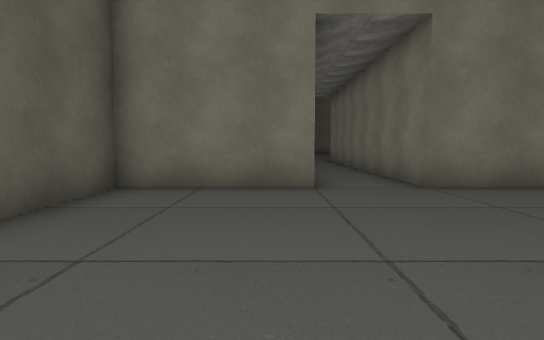
view 1 (above)

18 first-person views from a walk through a Unity game level. The camera is 1.5 m above the floor, tilts 4° down and sees 75° across. The floor is counted in squares, 2 m on a side. Each view is taken from the middle of a square. On the plan, view 1 faces up. The plan holds only what a view shows up to about 11 squares ahead; the rest is blank. The place goes on beyond the plan. The player character is not drawn. Some surface patterns are stand-ins.

view 2
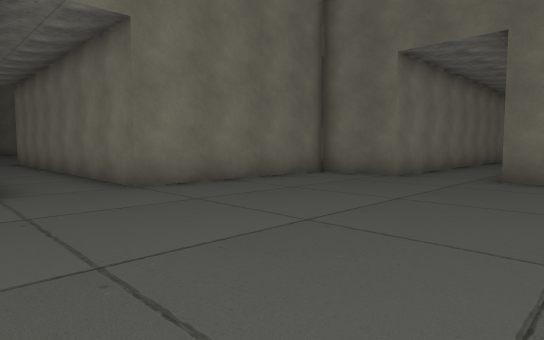

view 3
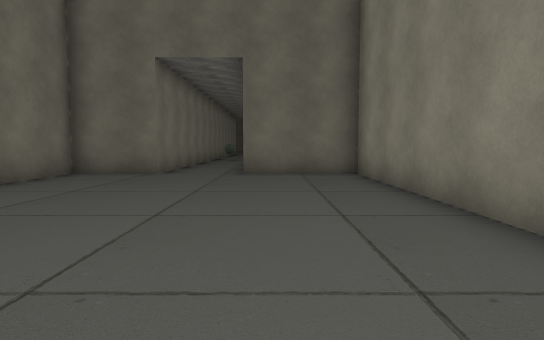

view 4
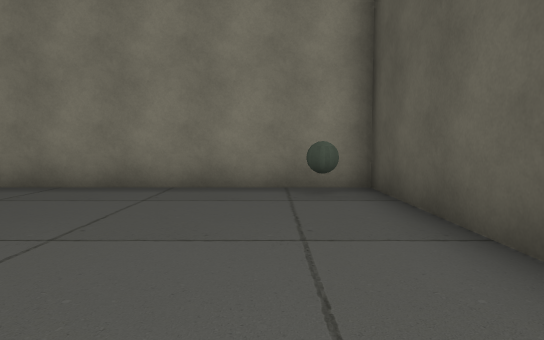

view 5
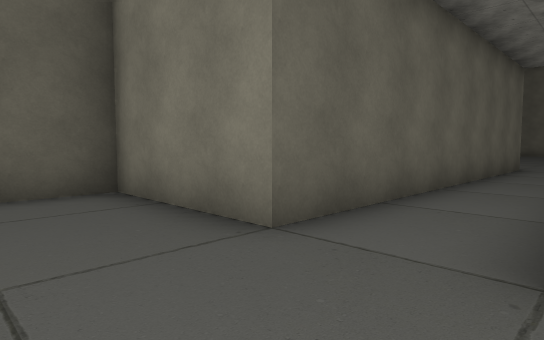

view 6
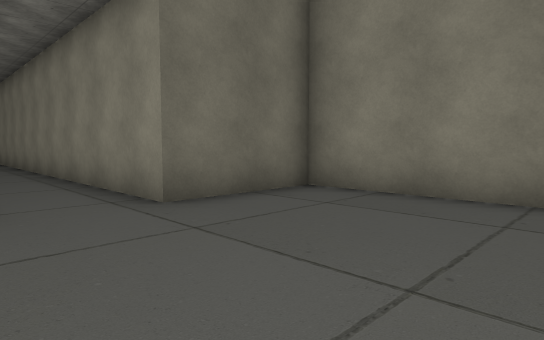

view 7
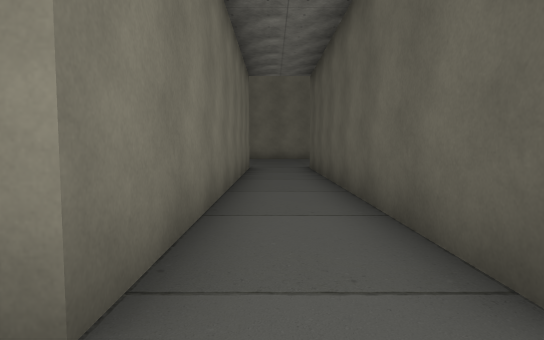

view 8
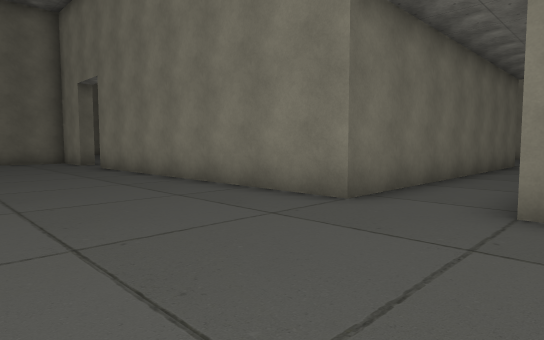

view 9
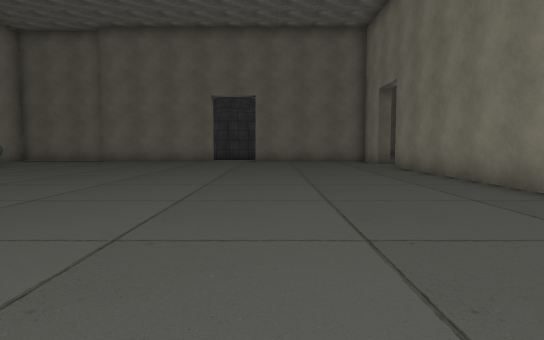

view 10
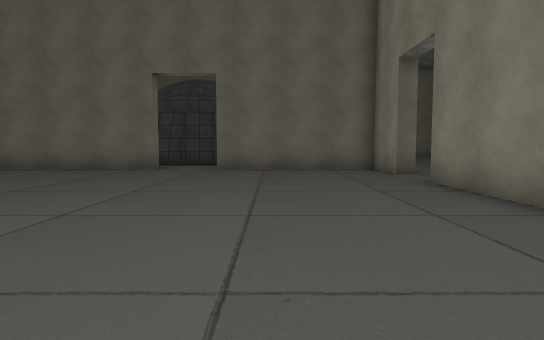

view 11
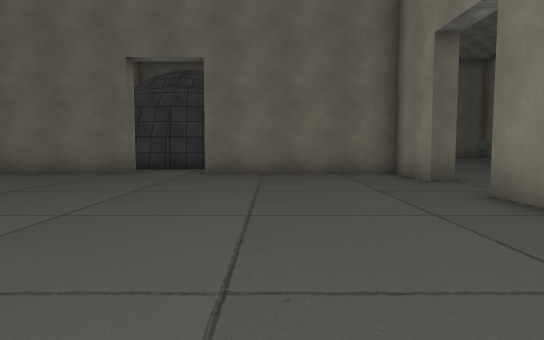

view 12
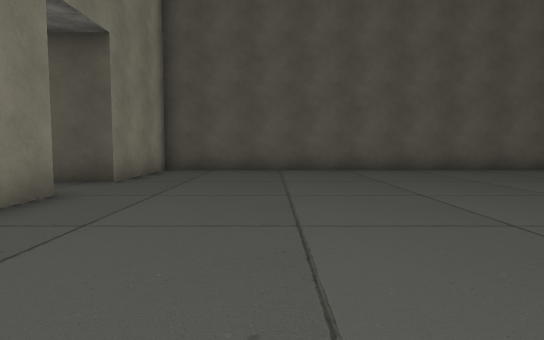

view 13
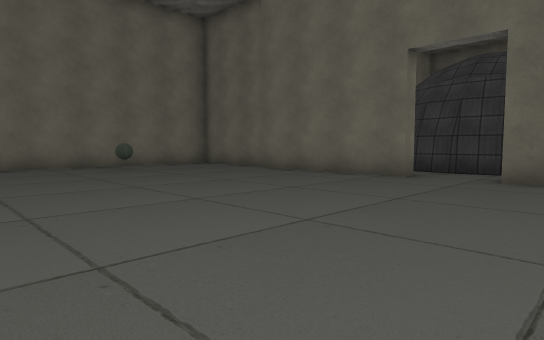

view 14
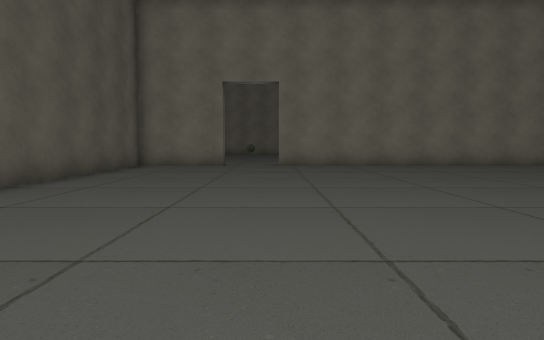

view 15
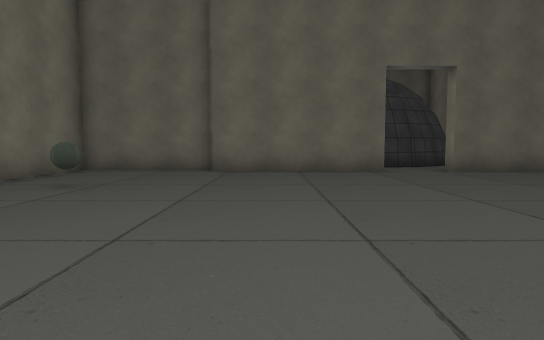

view 16
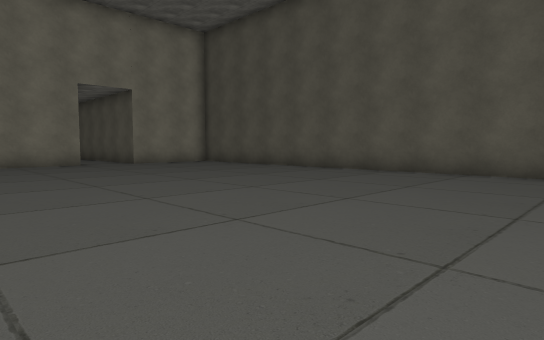

view 17
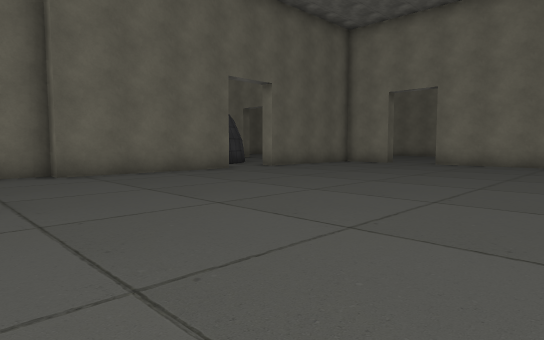

view 18
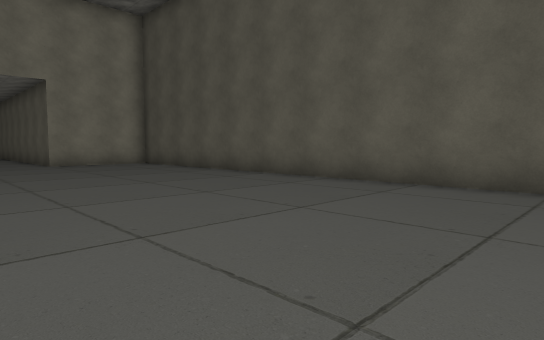

### Floor plan
Points are (right, up) in squares from view 1. A wall is a line through its corners. A room is listed if a view was taken in it or the views show most of it. See-through windows are left out.
Room 1 (views 1, 2, 3, 4, 5, 6)
walls: (8.3, 4) (8.3, 6.2) (2.7, 6.2) (2.7, 16.7); (0.7, 16.7) (0.7, 6.2) (-2.8, 6.2) (-2.8, -1.3) (8.3, -1.3) (8.3, 1.7)
ways out: opening at (1.5, 16) to room 2; opening at (8, 2.5)
objects: ball (-2, 0)
Room 2 (views 7, 8, 9, 10, 11, 12, 13, 14, 15, 16, 17, 18)
walls: (2.7, 16.7) (12.2, 16.7); (16.9, 23.7) (16.2, 23.7) (16.2, 28.7) (16.7, 28.7) (16.7, 31.5); (14.2, 16.7) (16.2, 16.7) (16.2, 21.7); (18.2, 22.1) (18.1, 23.1) (18.3, 24.4); (-2.8, 31) (-2.8, 16.7) (0.7, 16.7)
ways out: opening at (1.5, 16) to room 1; opening at (13.5, 16); opening at (17, 22)
objects: ball (12, 31)

Positions as (right, up) in squares from view 1, and headings:
1: (0, 0), facing up
2: (0, 0), facing up-right
3: (-1, 1), facing right
4: (-1, 5), facing down
5: (3, 4), facing up-left
6: (4, 4), facing down-right
7: (2, 18), facing down
8: (0, 21), facing down-right
9: (0, 21), facing right
10: (5, 20), facing right
11: (7, 20), facing right
12: (8, 20), facing left
13: (8, 20), facing up-right
14: (2, 20), facing up
15: (6, 27), facing right
16: (7, 31), facing down-left
17: (7, 31), facing down-right
18: (4, 31), facing down-left
